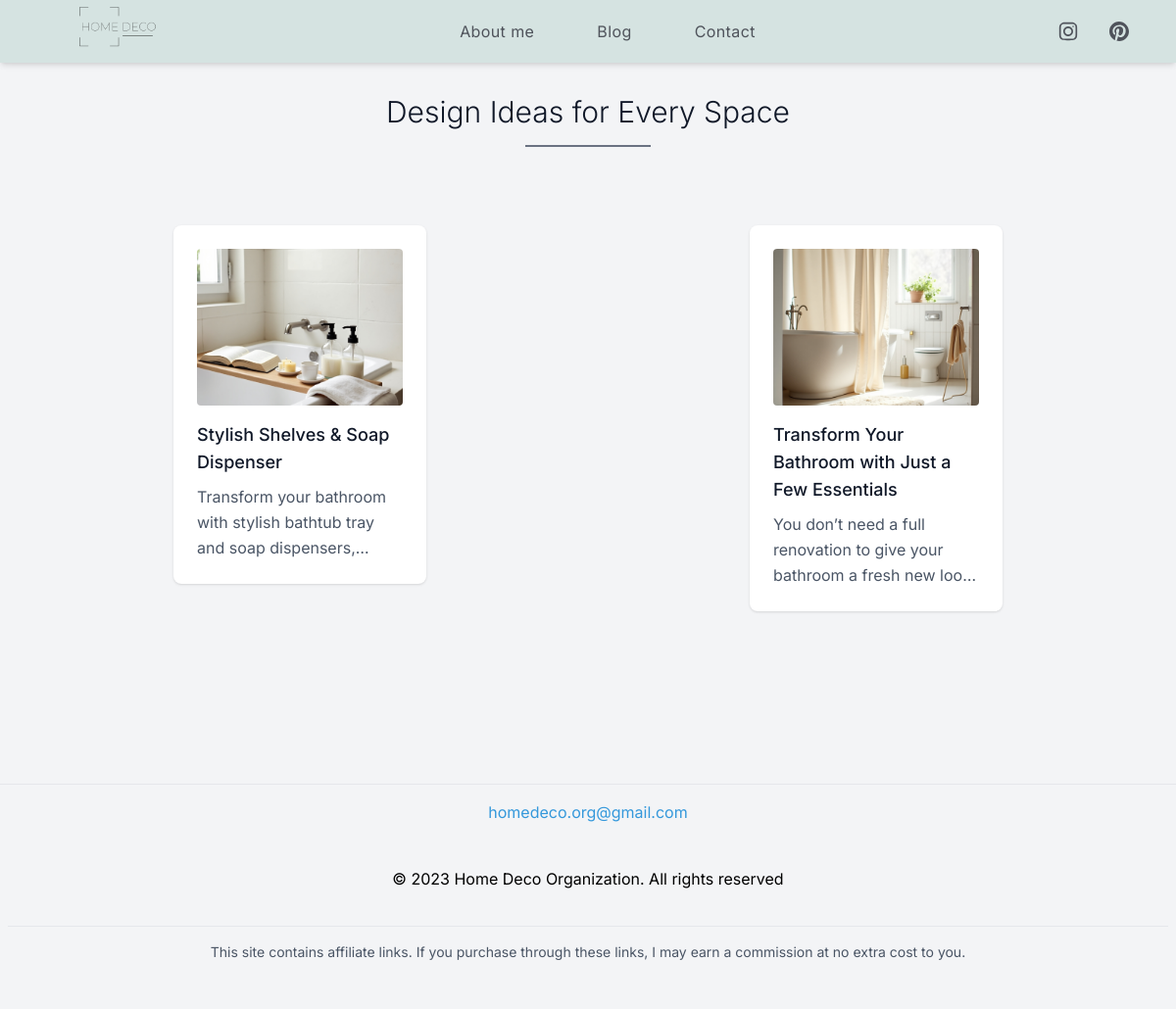
/blog/bathroom, run on the app's committed database.
### models.py (models this page shows)
class Post(db.Model):
    id = db.Column(db.Integer, primary_key=True)
    title = db.Column(db.String(100), nullable=False)
    description = db.Column(db.Text, nullable=False)
    slug = db.Column(db.String(50), nullable=False)
    image1 = db.Column(db.String(200))
    alttitle1 = db.Column(db.String(100))
    image2 = db.Column(db.String(200))
    alttitle2 = db.Column(db.String(100))
    image3 = db.Column(db.String(200))
    alttitle3 = db.Column(db.String(100))
    link1 = db.Column(db.String(200))
    label1 = db.Column(db.String(100), nullable=False)
    link2 = db.Column(db.String(200))
    label2 = db.Column(db.String(100), nullable=False)
    link3 = db.Column(db.String(200))
    label3 = db.Column(db.String(100), nullable=False)
    link4 = db.Column(db.String(200))
    label4 = db.Column(db.String(100), nullable=False)
    frase1 = db.Column(db.String(200), nullable=False)
    frase2 = db.Column(db.String(200), nullable=True)

### app.py (the view)
@app.route('/blog/<slug>')
def posts_by_slug(slug):
            posts = Post.query.filter_by(slug=slug).all()
            return render_template('blog.html', posts=posts, slug=slug)

### templates/blog.html (shortened to what this page needs)
{% extends "layout.html" %}
{% block content %}
<section class="text-gray-600 body-font my-24 ">
  <div class="">
    <h1 class="text-3xl font-light title-font mb-4 text-gray-900 text-center">Design Ideas for Every Space</h1>
    <div class="w-32 h-0.5 bg-gray-500 mt-1 mx-auto"></div>
  </div>
  <div class="flex flex-row flex-wrap gap-4 px-5 py-4 md:py-16 mx-auto w-full">
    {% for post in posts %}
      <div class="p-4 md:w-1/4 w-full mx-auto">
        <a href="/post/{{ post.id }}" class="block bg-white p-6 rounded-lg shadow hover:shadow-xl transition">
          {% if post.image1 %}
            <img src="{{ post.image1 }}" alt="{{ post.alttitle1 }}" class="w-full h-40 object-cover rounded mb-4">
          {% endif %}
          <h2 class="text-lg text-gray-900 font-medium title-font mb-2">{{ post.title }}</h2>
          <p class="text-gray-600 line-clamp-3 leading-relaxed text-base">{{ post.description }}</p>
        </a>
      </div>
    {% else %}
      <div class="w-full text-center">
        <p class="text-gray-500">No posts to show right now. Fresh updates coming soon!</p>
      </div>
    {% endfor %}
  </div>
</section>
{% endblock %}

### static/css/main.css (style rules this page uses)
* { font-family: "inter", sans-serif; }

### data on the page
Post: shows a picture, title "Stylish Shelves & Soap Dispenser", description "Transform your bathroom with stylish bathtub tray and soap…"
Post: image1 (picture), title "Transform Your Bathroom with Just a Few Essentials", description "You don’t need a full renovation to give your bathroom a fresh new…"
